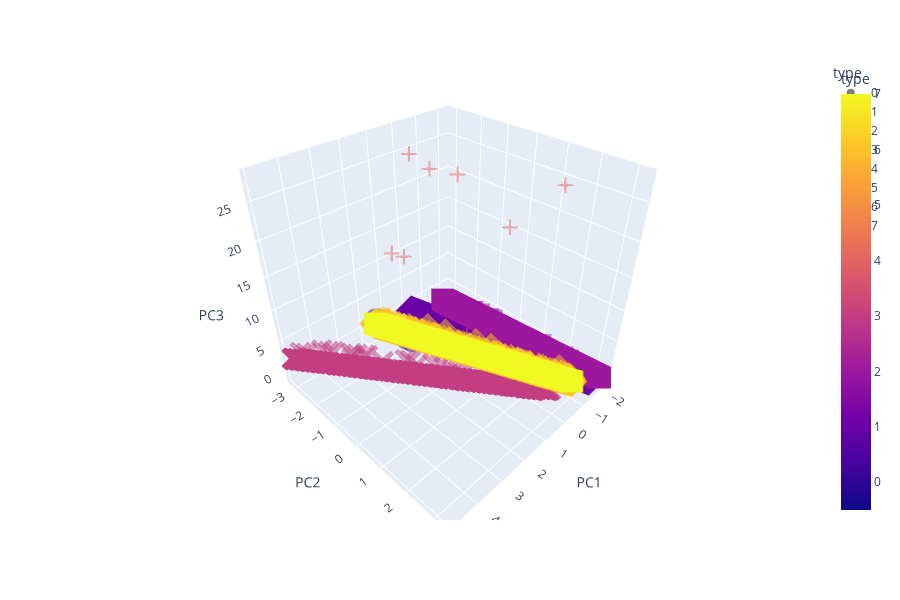

Notebook code for this chart:
### Code cell
fig = px.scatter_3d(
    pca_test, x='PC1', y='PC2', z='PC3', color='type',symbol='type', opacity=0.5, size_max=10,height=600,
    labels={'0': 'PC 1', '1': 'PC 2', '2': 'PC 3'}
)
fig.show()

### Figure 1 — Plotly figure (JSON) as saved in the notebook; plotly's stock layout.template omitted (floating-point values rounded to 4 significant figures; data arrays with more than 128 entries replaced by an {"elided": "..."} marker saying what was removed)
{"data": [{"hovertemplate": "type=%{marker.color}<br>PC1=%{x}<br>PC2=%{y}<br>PC3=%{z}<extra></extra>", "legendgroup": "0", "marker": {"color": {"elided": "1296 int values"}, "coloraxis": "coloraxis", "opacity": 0.5, "symbol": "circle"}, "mode": "markers", "name": "0", "scene": "scene", "showlegend": true, "type": "scatter3d", "x": {"elided": "1296 float values"}, "y": {"elided": "1296 float values"}, "z": {"elided": "1296 float values"}}, {"hovertemplate": "type=%{marker.color}<br>PC1=%{x}<br>PC2=%{y}<br>PC3=%{z}<extra></extra>", "legendgroup": "1", "marker": {"color": {"elided": "1107 int values"}, "coloraxis": "coloraxis", "opacity": 0.5, "symbol": "diamond"}, "mode": "markers", "name": "1", "scene": "scene", "showlegend": true, "type": "scatter3d", "x": {"elided": "1107 float values"}, "y": {"elided": "1107 float values"}, "z": {"elided": "1107 float values"}}, {"hovertemplate": "type=%{marker.color}<br>PC1=%{x}<br>PC2=%{y}<br>PC3=%{z}<extra></extra>", "legendgroup": "2", "marker": {"color": {"elided": "1098 int values"}, "coloraxis": "coloraxis", "opacity": 0.5, "symbol": "square"}, "mode": "markers", "name": "2", "scene": "scene", "showlegend": true, "type": "scatter3d", "x": {"elided": "1098 float values"}, "y": {"elided": "1098 float values"}, "z": {"elided": "1098 float values"}}, {"hovertemplate": "type=%{marker.color}<br>PC1=%{x}<br>PC2=%{y}<br>PC3=%{z}<extra></extra>", "legendgroup": "3", "marker": {"color": {"elided": "918 int values"}, "coloraxis": "coloraxis", "opacity": 0.5, "symbol": "x"}, "mode": "markers", "name": "3", "scene": "scene", "showlegend": true, "type": "scatter3d", "x": {"elided": "918 float values"}, "y": {"elided": "918 float values"}, "z": {"elided": "918 float values"}}, {"hovertemplate": "type=%{marker.color}<br>PC1=%{x}<br>PC2=%{y}<br>PC3=%{z}<extra></extra>", "legendgroup": "4", "marker": {"color": {"elided": "918 int values"}, "coloraxis": "coloraxis", "opacity": 0.5, "symbol": "cross"}, "mode": "markers", "name": "4", "scene": "scene", "showlegend": true, "type": "scatter3d", "x": {"elided": "918 float values"}, "y": {"elided": "918 float values"}, "z": {"elided": "918 float values"}}, {"hovertemplate": "type=%{marker.color}<br>PC1=%{x}<br>PC2=%{y}<br>PC3=%{z}<extra></extra>", "legendgroup": "5", "marker": {"color": {"elided": "747 int values"}, "coloraxis": "coloraxis", "opacity": 0.5, "symbol": "circle"}, "mode": "markers", "name": "5", "scene": "scene", "showlegend": true, "type": "scatter3d", "x": {"elided": "747 float values"}, "y": {"elided": "747 float values"}, "z": {"elided": "747 float values"}}, {"hovertemplate": "type=%{marker.color}<br>PC1=%{x}<br>PC2=%{y}<br>PC3=%{z}<extra></extra>", "legendgroup": "6", "marker": {"color": {"elided": "747 int values"}, "coloraxis": "coloraxis", "opacity": 0.5, "symbol": "diamond"}, "mode": "markers", "name": "6", "scene": "scene", "showlegend": true, "type": "scatter3d", "x": {"elided": "747 float values"}, "y": {"elided": "747 float values"}, "z": {"elided": "747 float values"}}, {"hovertemplate": "type=%{marker.color}<br>PC1=%{x}<br>PC2=%{y}<br>PC3=%{z}<extra></extra>", "legendgroup": "7", "marker": {"color": {"elided": "558 int values"}, "coloraxis": "coloraxis", "opacity": 0.5, "symbol": "square"}, "mode": "markers", "name": "7", "scene": "scene", "showlegend": true, "type": "scatter3d", "x": {"elided": "558 float values"}, "y": {"elided": "558 float values"}, "z": {"elided": "558 float values"}}], "layout": {"coloraxis": {"colorbar": {"title": {"text": "type"}}, "colorscale": [[0, "#0d0887"], [0.1111, "#46039f"], [0.2222, "#7201a8"], [0.3333, "#9c179e"], [0.4444, "#bd3786"], [0.5556, "#d8576b"], [0.6667, "#ed7953"], [0.7778, "#fb9f3a"], [0.8889, "#fdca26"], [1, "#f0f921"]]}, "height": 600, "legend": {"title": {"text": "type"}, "tracegroupgap": 0}, "margin": {"t": 60}, "scene": {"domain": {"x": [0, 1], "y": [0, 1]}, "xaxis": {"title": {"text": "PC1"}}, "yaxis": {"title": {"text": "PC2"}}, "zaxis": {"title": {"text": "PC3"}}}}}
